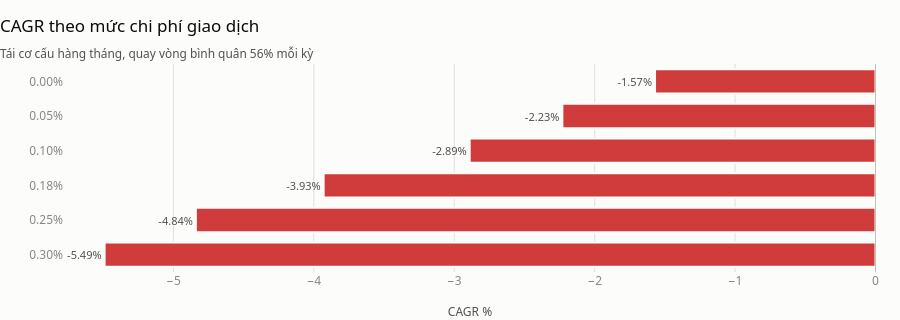

Here is the notebook cell this chart was saved with:
### Code cell
ve_cp = nhay_cam.assign(cp=lambda d: d["chi phí một chiều"])
bar_ngang(
    ve_cp,
    nhan="cp",
    gia_tri="CAGR %",
    tieu_de="CAGR theo mức chi phí giao dịch",
    phu_de=f"Tái cơ cấu hàng tháng, quay vòng bình quân {dung['quay_vong']:.0%} mỗi kỳ",
    nhan_x="CAGR %",
    dinh_dang_nhan="{:+.2f}%",
)

### Figure 1 — Plotly figure (JSON) as saved in the notebook; plotly's stock layout.template omitted (floating-point values rounded to 4 significant figures)
{"data": [{"cliponaxis": false, "hovertemplate": "%{y}: %{x:,.2f}<extra></extra>", "marker": {"color": ["#d03b3b", "#d03b3b", "#d03b3b", "#d03b3b", "#d03b3b", "#d03b3b"], "line": {"color": "#fcfcfb", "width": 2}}, "orientation": "h", "text": ["-5.49%", "-4.84%", "-3.93%", "-2.89%", "-2.23%", "-1.57%"], "textfont": {"color": "#52514e", "size": 11}, "textposition": "outside", "type": "bar", "x": [-5.49, -4.84, -3.93, -2.89, -2.23, -1.57], "y": ["0.30%", "0.25%", "0.18%", "0.10%", "0.05%", "0.00%"]}], "layout": {"bargap": 0.3, "height": 320, "shapes": [{"line": {"color": "#c3c2b7", "width": 1}, "type": "line", "x0": 0, "x1": 0, "xref": "x", "y0": 0, "y1": 1, "yref": "y domain"}], "showlegend": false, "title": {"text": "CAGR theo mức chi phí giao dịch<br><sub style='color:#52514e'>Tái cơ cấu hàng tháng, quay vòng bình quân 56% mỗi kỳ</sub>"}, "xaxis": {"gridcolor": "#e1e0d9", "showgrid": true, "title": {"text": "CAGR %"}}, "yaxis": {"showgrid": false, "type": "category"}}}
